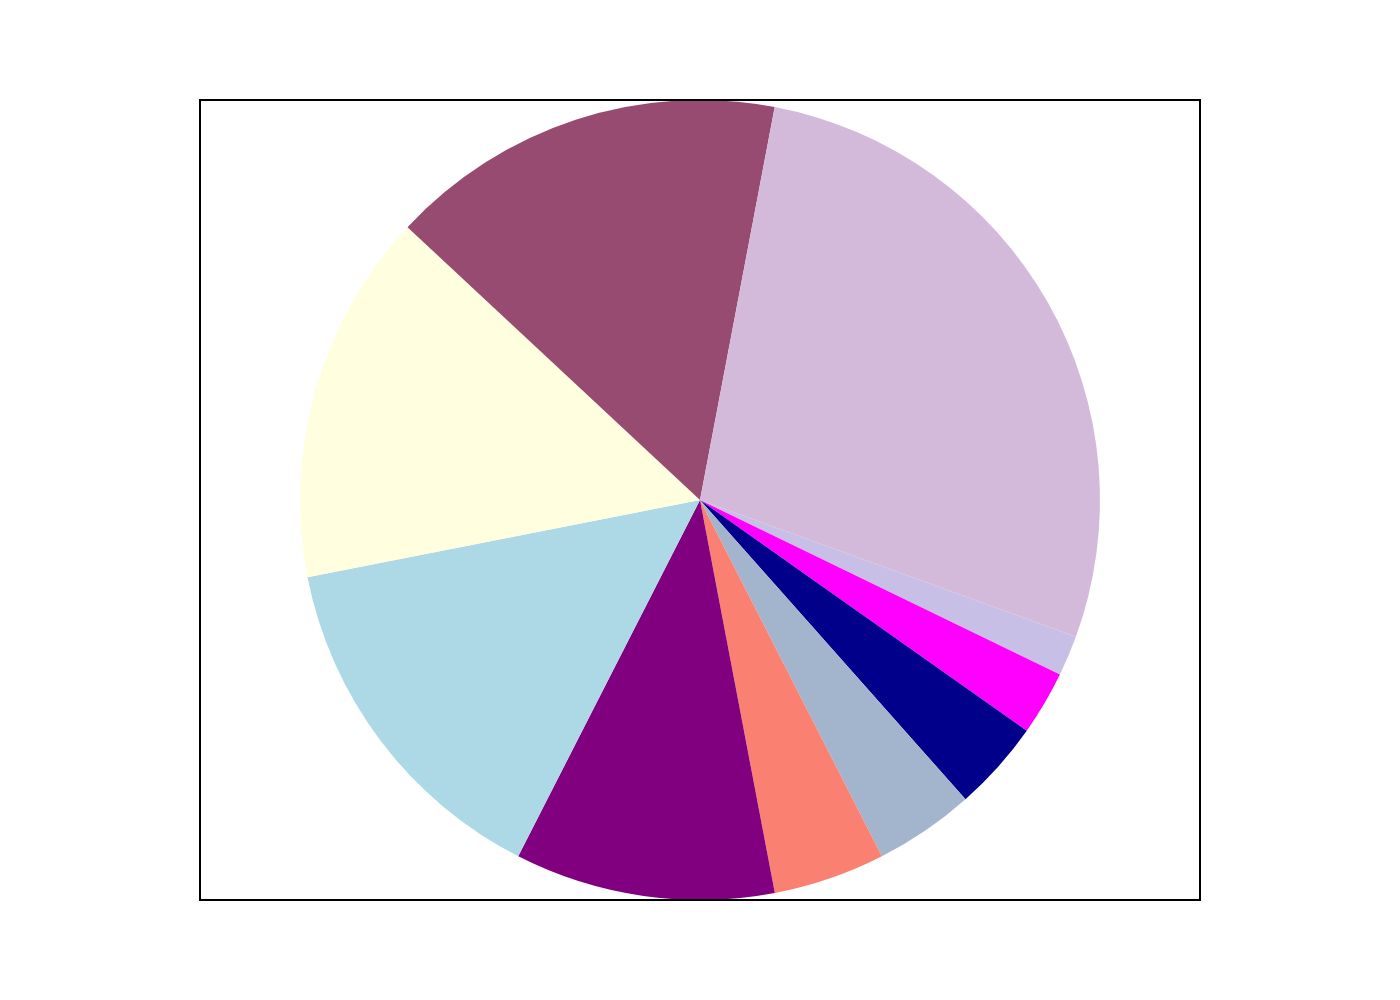

Reproduce this figure in Python.
import sys
import json
import pathlib
import plotly.graph_objects as go

# Check for command-line argument
if len(sys.argv) != 2:
    print("Usage: python create_chart.py <path_to_json_file>")
    sys.exit(1)

# Get JSON file path from command-line argument
json_path = sys.argv[1]

# Read data from JSON file
try:
    with open(json_path, 'r', encoding='utf-8') as f:
        chart_info = json.load(f)
except FileNotFoundError:
    print(f"Error: JSON file not found at {json_path}")
    sys.exit(1)
except json.JSONDecodeError:
    print(f"Error: Could not decode JSON from {json_path}")
    sys.exit(1)

# Extract data for the chart
chart_data = chart_info['chart_data']
values = [item['value'] for item in chart_data]
display_labels = [item['display_label'] for item in chart_data]
colors = chart_info['colors']

# Create the pie chart
fig = go.Figure(data=[go.Pie(
    values=values,
    labels=display_labels,
    marker_colors=colors,
    textinfo='none',
    hoverinfo='label',
    sort=False,
    direction='clockwise',
    rotation=110  # Start the first slice near the top (12 o'clock)
)])

# Update layout for a clean appearance and to match the original
fig.update_layout(
    showlegend=False,
    font=dict(family="Arial", size=12, color="black"),
    margin=dict(l=100, r=100, t=50, b=50),
    plot_bgcolor='white',
    paper_bgcolor='white',
    # Add a border around the entire plot area
    shapes=[
        dict(
            type='rect',
            xref='paper', yref='paper',
            x0=0, y0=0, x1=1, y1=1,
            line=dict(color='black', width=1)
        )
    ]
)

# Determine output filename from JSON path
output_path = pathlib.Path(json_path)
output_filename = output_path.with_suffix('.png')

# Save the figure as a PNG image
try:
    fig.write_image(str(output_filename), scale=2)
    print(f"Chart saved to {output_filename}")
except Exception as e:
    print(f"Error saving image: {e}")
    sys.exit(1)
